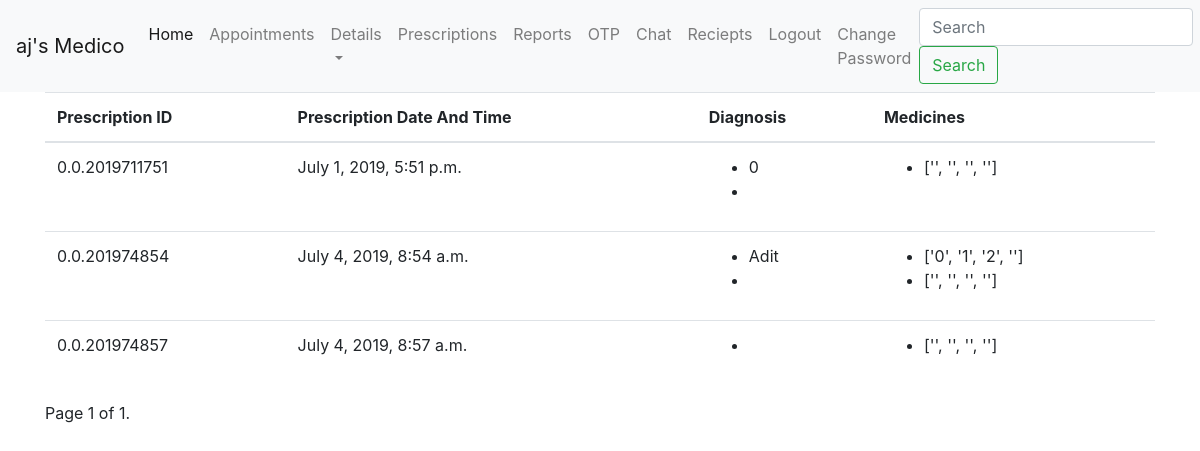
Page /patient/prescriptions (signed in) on the committed database.
### patient/models.py (models this page shows)
class Patient(models.Model):
    patient_id= models.AutoField(primary_key=True,unique=True)
    name= models.CharField(max_length=20)
    dob= models.DateField()
    password=models.CharField(max_length=100,default=hashlib.sha256(str(patient_id).encode()).hexdigest())
    height= models.DecimalField(decimal_places=1,max_digits=4)
    weight= models.DecimalField(decimal_places=1,max_digits=4)
    add = models.CharField(max_length=100)
    email=models.CharField(max_length=50)
    phone=models.CharField(max_length=10)
    appointments=models.BinaryField(null=True)

### prescription/models.py (models this page shows)
class Prescription(models.Model):
    prescription_id= models.CharField(max_length=50,unique=True)
    patient_id =  models.ForeignKey(Patient, on_delete=models.CASCADE,to_field="patient_id" )
    doctor_id=  models.ForeignKey(Doctor, on_delete=models.CASCADE,to_field="doctor_id")
    timestamp= models.DateTimeField(timezone.now())
    medicines= models.BinaryField()
    reports= models.BinaryField()
    diagnosis= models.BinaryField()
    other= models.BinaryField()

### patient/views.py (the view)
# urls.py: path('prescriptions',views.prescriptions,name='prescriptions'),
def prescriptions(request):
    p=Patient.objects.get(patient_id=request.session.get("user"))
    prescription_list=Prescription.objects.filter(patient_id=p) #requesting prescription for current user.
    print(prescription_list)
    paginator=Paginator(prescription_list,15) # number of prescription at a time is choosen to be 15
    page= request.GET.get('page') # getting the current page
    prescriptions=paginator.get_page(page) #list of prescriptions to be taken at a time
    context={'patient':p,'prescriptions':prescriptions}
    return render(request,'patient/prescriptions.html',context)

### prescription/templatetags/pickle_tags.py (called while the page is built)
@register.simple_tag
def load_data(data):
    return loads(data)

### patient/templates/patient/prescriptions.html (shortened to what this page needs)
{% extends 'patient/dash.html' %}
{% load pickle_tags %}
{% block content %}
    <table class="table">
      <thead>
        <th>Prescription ID</th>
        <th>Prescription Date And Time</th>
        <th>Diagnosis</th>
        <th>Medicines</th>
      </thead>
      {% for prescription in prescriptions %}
      <tr>
        <td>{{ prescription.prescription_id}}</td>
        <td>{{ prescription.timestamp }}</td>
        <td>
          {% load_data prescription.diagnosis as diagnosis %}
            <ul>
              {% for diagnosis in diagnosis %}
            <li>{{diagnosis}}</li>
              {% endfor %}
          </ul>
        </td>
        <td>
          {% load_data prescription.medicines as medicines %}
          <ul>
          {% for medicine in medicines%}
           <li>{{medicine}}</li>
          {% endfor %}
            </ul>
        </td>
      </tr>
      {% endfor %}
    </table>
  <div class="pagination">
    <span class="step-links">
        <span class="current">
            Page {{ prescriptions.number }} of {{ prescriptions.paginator.num_pages }}.
        </span>
    </span>
</div>
{% endblock %}

### patient/templates/patient/dash.html (shortened to what this page needs)
<!DOCTYPE html>
<html lang="en" dir="ltr">
  <head>
<link rel="stylesheet" href="https://stackpath.bootstrapcdn.com/bootstrap/4.1.0/css/bootstrap.min.css">
  </head>
  <body>
    <nav class="navbar navbar-expand-lg navbar-light bg-light">
      <a class="navbar-brand" href="#">{{patient.name}}'s Medico</a>
      <div class="collapse navbar-collapse" id="navbarSupportedContent">
        <ul class="navbar-nav mr-auto">
          <li class="nav-item active">
            <a class="nav-link" href="#">Home <span class="sr-only">(current)</span></a>
          </li>
          <li class="nav-item">
            <a class="nav-link" href="#">Appointments</a>
          </li>
          <li class="nav-item dropdown">
            <a class="nav-link dropdown-toggle" href="#" id="navbarDropdown" role="button" data-toggle="dropdown" aria-haspopup="true" aria-expanded="false">
              Details
            </a>
          </li>
          <li class="nav-item">
            <a class="nav-link" href="#">Prescriptions</a>
          </li>
          <li class="nav-item">
            <a class="nav-link" href="#">Reports</a>
          </li>
          <li class="nav-item">
            <a class="nav-link" href="#">OTP</a>
          </li>
          <li class="nav-item">
            <a class="nav-link" href="#">Chat</a>
          </li>
          <li class="nav-item">
            <a class="nav-link" href="#">Reciepts</a>
          </li>
          <li class="nav-item">
            <a class="nav-link" href="logout">Logout</a>
          </li>
          <li class="nav-item">
            <a class="nav-link" href="logout">Change Password</a>
          </li>
        </ul>
        <form class="form-inline my-2 my-lg-0">
          <input class="form-control mr-sm-2" type="search" placeholder="Search" aria-label="Search">
          <button class="btn btn-outline-success my-2 my-sm-0" type="submit">Search</button>
        </form>
      </div>
    </nav>
    <div class="container">
      {% block content %}
      {% endblock %}
    </div>
</body>
</html>

### rows in the picture
Patient: name "aj"
Prescription: prescription_id "0.0.2019711751", timestamp "July 1, 2019, 5:51 p.m.", diagnosis "0", medicines "['', '', '', '']"
Prescription: prescription_id "0.0.201974854", timestamp "July 4, 2019, 8:54 a.m.", diagnosis "Adit", medicines "['0', '1', '2', '']" "['', '', '', '']"
Prescription: prescription_id "0.0.201974857", timestamp "July 4, 2019, 8:57 a.m.", medicines "['', '', '', '']"

### other values in the picture
{{ prescriptions.number }} "1"
{{ prescriptions.paginator.num_pages }} "1"
